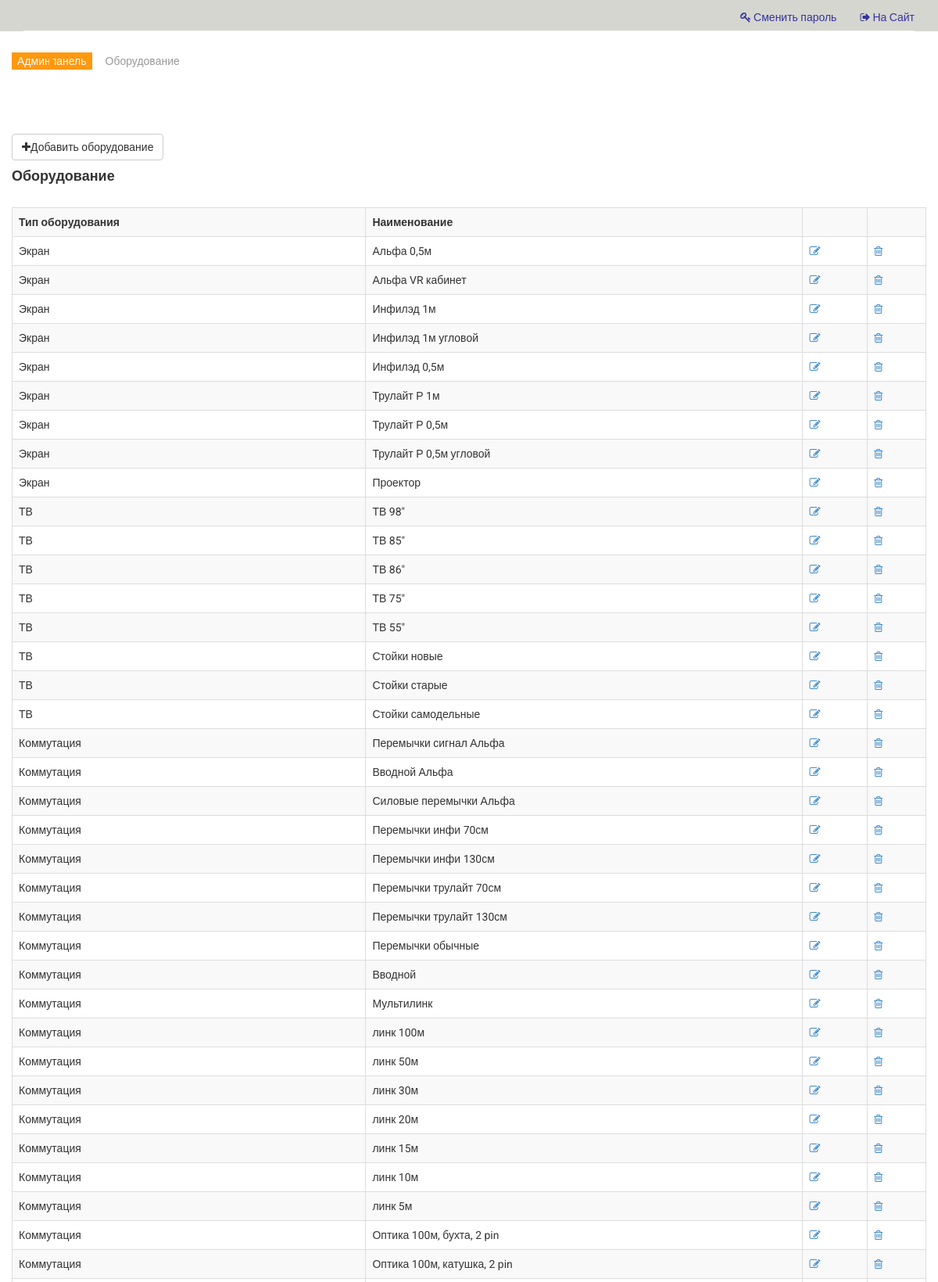
Screenshot of /admin/eq (upper part) with the database file from the repository.
### tables this page shows
create table SS_EQ
(
   ID_EQ                int not null AUTO_INCREMENT,
   ID_TYPE              int,
   NAME_EQ              varchar(255),
   EQ_UNITS             varchar(6),
   primary key (ID_EQ)
);

create table SS_TYPE_EQ
(
   ID_TYPE              int not null AUTO_INCREMENT,
   NAME_TYPE            varchar(255),
   primary key (ID_TYPE)
);

### configs/routes.php (called while the page is built)
<?php
    return array(
        'admin/inventory/new' => 'adminInventory/new',
        'admin/inventory/last' => 'adminInventory/last',
        'admin/type/create' => 'adminType/create',
        'admin/type/update/([0-9]+)' => 'adminType/update/$1',
        'admin/type' => 'adminType/index',
        'admin/eq/create' => 'adminEq/create',
        'admin/eq/update/([0-9]+)' => 'adminEq/update/$1',
        'admin/eq/delete/([0-9]+)' => 'adminEq/delete/$1',
        'admin/eq' => 'adminEq/index',
        'admin/user/create' => 'adminUser/create',
        'admin/user/update/([0-9]+)' => 'adminUser/update/$1',
        'admin/user/delete/([0-9]+)' => 'adminUser/delete/$1',
        'admin/user' => 'adminUser/index',
        'admin/field' => 'admin/field',
        'admin/pwd' => 'admin/pwd',
        'admin' => 'admin/index',
        'repair/in' => 'repair/in',
        'repair/need' => 'repair/need',
        'skl/goout' => 'skl/goout',
        'skl/comein' => 'skl/comein',
        'projects/new/addplace' => 'projects/addplace',
        'projects/new' => 'projects/new',
        'projects/ord/([0-9]+)/([0-9]+)' => 'projects/ord/$1/$2',
        'projects/tours' => 'projects/tours',
        'login' => 'site/login',
        'logout' => 'site/logout',
        'index.php' => 'site/index',
        '' => 'site/index',
    );
?>

### controllers/AdminEqController.php (called while the page is built, shortened)
<?php
    class AdminEqController extends AdminBase {
        public function actionIndex() {
            $eqList = Eq::getEqList();
            require_once(ROOT . '/views/admin_eq/index.php');
            return true;
        }
    }
?>

### index.php (called while the page is built, shortened)
<?php
    $router = new Router();
    $router->run();
?>

### db/connect.php (called while the page is built, shortened)
<?php
    class DB {
        public $host = 'localhost';
        public $db = 'ss';
        public $user = 'alex';
        public $pwd = 'Ale20X10v19T1964_ex10';
        public function executeQry($qry, $idx) {
            $db = mysqli_connect($this->host, $this->user, $this->pwd, $this->db)
                or die("Ошибка " . mysqli_error($db));
            $result = mysqli_query($db, $qry)
                or die("Ошибка " . mysqli_error($db));
            $i = 0;
            switch ($idx) {
                    case 8:
                        $returnList = array();
                        while ($row = mysqli_fetch_row($result)) {
                            $returnList[$i]['id_eq'] = $row[0];
                            $returnList[$i]['name_type'] = $row[1];
                            $returnList[$i]['name_eq'] = $row[2];
                            $returnList[$i]['eq_units'] = $row[3];
                            $i++;
                        }
                        break;
            }
            return $returnList;
        }
    }
?>

### models/Eq.php (called while the page is built, shortened)
<?php
    class Eq {
        public static function getEqList() {
            include_once ROOT . '/db/connect.php';
            $db = new DB;
            $qry="SELECT a.id_eq, b.name_type, a.name_eq, a.eq_units FROM ss_eq a, ss_type_eq b WHERE a.id_type = b.id_type ORDER BY b.id_type";
            return $db->executeQry($qry, 8);
        }
    }
?>

### views/admin_eq/index.php (the view)
<?php include ROOT . '/views/layouts/header_admin.php'; ?>
<section>
    <div class="container">
        <div class="row">
            <br/>
            <div class="breadcrumbs">
                <ol class="breadcrumb">
                    <li><a href="/admin">Админпанель</a></li>
                    <li class="active">Оборудование</li>
                </ol>
            </div>
            <a href="/admin/eq/create" class="btn btn-default back"><i class="fa fa-plus"></i>Добавить оборудование</a>
            <h4>Оборудование</h4>
            <br/>
            <table class="table-bordered table-striped table">
                <tr>
                    <th>Тип оборудования</th>
                    <th>Наименование</th>
                    <th></th>
                    <th></th>
                </tr>
                <?php foreach ($eqList as $eq): ?>
                    <tr>
                        <td><?php echo $eq['name_type']; ?></td>
                        <td><?php echo $eq['name_eq']; ?></td>
                        <td><a href="/admin/eq/update/<?php echo $eq['id_eq']; ?>" title="Редактировать"><i class="fa fa-pencil-square-o"></i></a></td>
                        <td><a href="/admin/eq/delete/<?php echo $eq['id_eq']; ?>" title="Удалить"><i class="fa fa-trash-o"></i></a></td>
                    </tr>
                <?php endforeach; ?>
            </table>
        </div>
    </div>
</section>
<?php include ROOT . '/views/layouts/footer_admin.php'; ?>

### components/Router.php (shortened to what this page needs)
<?php
    class Router {
        private $routes;
        public function __construct() {
            $routesPath = ROOT . '/configs/routes.php';
            $this->routes = include($routesPath);
        }
        private function getURI() {
            if(!empty($_SERVER['REQUEST_URI'])) {
                return trim($_SERVER['REQUEST_URI'], '/');
            }
        }
        public function run() {
            $uri = $this->getURI();
            foreach ($this->routes as $uriPattern => $path) {
                if(preg_match("~$uriPattern~", $uri)) {
                    $internalRoute = preg_replace("~$uriPattern~", $path, $uri);
                    $segments = explode('/', $internalRoute);
                    $controllerName = array_shift($segments) . 'Controller';
                    $actionName = 'action' . ucfirst(array_shift($segments));
                    $parameters = $segments;
                    $controllerObject = new $controllerName;
                        $result = call_user_func_array(array($controllerObject, $actionName), $parameters);
                    if ($result != null) {
                        break;
                    }
                }
            }
        }
    }
?>

### views/layouts/header_admin.php (shortened to what this page needs)
<!DOCTYPE html>
<html lang="en">
    <head>
        <link href="../../css/bootstrap.min.css" rel="stylesheet">
        <link href="../../css/font-awesome.min.css" rel="stylesheet">
        <link href="../../css/main.css" rel="stylesheet">
    </head>
    <body>
        <div class="wrapper">
            <header id="header">
                <div class="header-top">
                    <div class="container">
                        <div class="row">
                            <div class="col">
                                <div class="ss-menu pull-right">
                                    <ul class="nav navbar-nav mr-auto">
                                        <li><a href="/admin/pwd"><i class="fa fa-key" aria-hidden="true"></i>Сменить пароль</a></li>
                                        <li><a href="/"><i class="fa fa-sign-out" aria-hidden="true"></i>На Сайт</a></li>
                                    </ul>
                                </div>
                            </div>
                        </div>
                    </div>
                </div>
            </header>

### views/layouts/footer_admin.php (shortened to what this page needs)
</div>
</body>
</html>

### css/main.css (style rules this page uses)
body { font-family: 'Roboto', sans-serif; position: relative; font-weight:400; }
ul li { list-style: none; }
.container { min-width: 80vw; }
a { -webkit-transition: 300ms; -moz-transition: 300ms; -o-transition: 300ms; transition: 300ms; }
h1, h2, h3, h4, h5, h6 { font-family: 'Roboto', sans-serif; font-weight: 700; }
.wrapper, .page-wrapper { min-height: calc(100vh - 40px); }
.header-top { background: none repeat scroll 0 0 #D6D6D0; }
.header-top .container .row { border-bottom: 1px solid #f5f5f5; margin-left: 0; margin-right: 0; padding-bottom: 7px; padding-top: 2px; }
.header-top .container .row { padding-right:0; padding-left: 0; }
.ss-menu ul li { display:inline-block; padding-left: 15px; padding-right: 15px; }
.ss-menu ul li:last-child { padding-right: 0; }
.ss-menu ul li a { background: #D6D6D0; color: #36349f; font-family: 'Roboto', sans-serif; font-size: 14px; font-weight: 300; padding:0; padding-right: 0; margin-top: 10px; }
.ss-menu ul li a i { margin-right:3px; }
.breadcrumbs { position: relative; }
.breadcrumbs .breadcrumb { background:transparent; margin-bottom: 75px; padding-left: 0; }
.breadcrumbs .breadcrumb li a { background:#FE980F; color: #FFFFFF; padding: 3px 7px; }
.breadcrumbs .breadcrumb li a:after { content:""; height:auto; width: auto; border-width: 8px; border-style: solid; border-color:transparent transparent transparent #FE980F; position: absolute; top: 11px; left:48px; }
.breadcrumbs .breadcrumb > li + li:before { content: " "; }

### rows the page displays
ss_eq: ID_TYPE.NAME_TYPE "Экран", NAME_EQ "Альфа 0,5м"
ss_eq: ID_TYPE.NAME_TYPE "Экран", NAME_EQ "Альфа VR кабинет"
ss_eq: ID_TYPE.NAME_TYPE "Экран", NAME_EQ "Инфилэд 1м"
ss_eq: ID_TYPE.NAME_TYPE "Экран", NAME_EQ "Инфилэд 1м угловой"
ss_eq: ID_TYPE.NAME_TYPE "Экран", NAME_EQ "Инфилэд 0,5м"
ss_eq: ID_TYPE.NAME_TYPE "Экран", NAME_EQ "Трулайт Р 1м"
ss_eq: ID_TYPE.NAME_TYPE "Экран", NAME_EQ "Трулайт Р 0,5м"
ss_eq: ID_TYPE.NAME_TYPE "Экран", NAME_EQ "Трулайт Р 0,5м угловой"
ss_eq: ID_TYPE.NAME_TYPE "Экран", NAME_EQ "Проектор"
ss_eq: ID_TYPE.NAME_TYPE "ТВ", NAME_EQ "ТВ 98\""
ss_eq: ID_TYPE.NAME_TYPE "ТВ", NAME_EQ "ТВ 85\""
ss_eq: ID_TYPE.NAME_TYPE "ТВ", NAME_EQ "ТВ 86\""
ss_eq: ID_TYPE.NAME_TYPE "ТВ", NAME_EQ "ТВ 75\""
ss_eq: ID_TYPE.NAME_TYPE "ТВ", NAME_EQ "ТВ 55\""
ss_eq: ID_TYPE.NAME_TYPE "ТВ", NAME_EQ "Стойки новые"
ss_eq: ID_TYPE.NAME_TYPE "ТВ", NAME_EQ "Стойки старые"
ss_eq: ID_TYPE.NAME_TYPE "ТВ", NAME_EQ "Стойки самодельные"
ss_eq: ID_TYPE.NAME_TYPE "Коммутация", NAME_EQ "Перемычки сигнал Альфа"
ss_eq: ID_TYPE.NAME_TYPE "Коммутация", NAME_EQ "Вводной Альфа"
ss_eq: ID_TYPE.NAME_TYPE "Коммутация", NAME_EQ "Силовые перемычки Альфа"
ss_eq: ID_TYPE.NAME_TYPE "Коммутация", NAME_EQ "Перемычки инфи 70см"
ss_eq: ID_TYPE.NAME_TYPE "Коммутация", NAME_EQ "Перемычки инфи 130см"
ss_eq: ID_TYPE.NAME_TYPE "Коммутация", NAME_EQ "Перемычки трулайт 70см"
ss_eq: ID_TYPE.NAME_TYPE "Коммутация", NAME_EQ "Перемычки трулайт 130см"
ss_eq: ID_TYPE.NAME_TYPE "Коммутация", NAME_EQ "Перемычки обычные"
ss_eq: ID_TYPE.NAME_TYPE "Коммутация", NAME_EQ "Вводной"
ss_eq: ID_TYPE.NAME_TYPE "Коммутация", NAME_EQ "Мультилинк"
ss_eq: ID_TYPE.NAME_TYPE "Коммутация", NAME_EQ "линк 100м"
ss_eq: ID_TYPE.NAME_TYPE "Коммутация", NAME_EQ "линк 50м"
ss_eq: ID_TYPE.NAME_TYPE "Коммутация", NAME_EQ "линк 30м"
ss_eq: ID_TYPE.NAME_TYPE "Коммутация", NAME_EQ "линк 20м"
ss_eq: ID_TYPE.NAME_TYPE "Коммутация", NAME_EQ "линк 15м"
ss_eq: ID_TYPE.NAME_TYPE "Коммутация", NAME_EQ "линк 10м"
ss_eq: ID_TYPE.NAME_TYPE "Коммутация", NAME_EQ "линк 5м"
ss_eq: ID_TYPE.NAME_TYPE "Коммутация", NAME_EQ "Оптика 100м, бухта, 2 pin"
ss_eq: ID_TYPE.NAME_TYPE "Коммутация", NAME_EQ "Оптика 100м, катушка, 2 pin"
